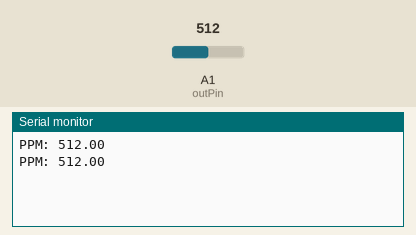
Bench run of a sketch on a simulated Arduino Uno, built with avr-gcc and run on an emulated ATmega328P. Parts: the last lines printed to the serial monitor. The test bench sets the inputs (shaded band); at power-on: A1 (outPin) = 512.

Above: at 1.8 s.
1.9 s: A1 (outPin) set to 716
At 2.6 s:
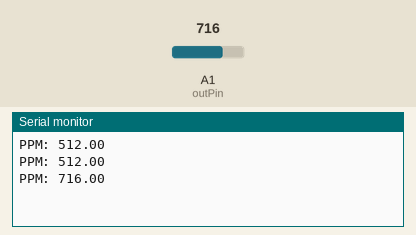
3.4 s: A1 (outPin) set to 900
At 4.8 s:
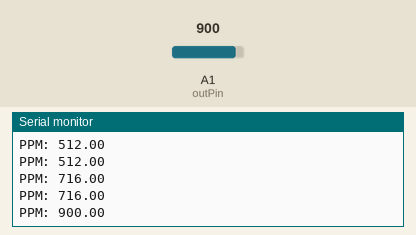
Timing chart, 0 to 6.4 s (numbered marks = the images above; inputs shaded):
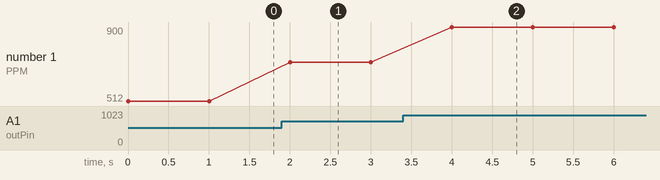

Measured:
- after the input at 1.9 s, the serial monitor: prints a new line after 0.10 s (image 1)
- after the input at 3.4 s, the serial monitor: prints a new line after 0.60 s (image 2)
- plotted number 1: 512 → 716 after the input at 1.9 s, 716 → 900 after the input at 3.4 s

The sketch:

Gas_Sensor.ino
```cpp
const int outPin = 15;
float gas;

void setup() {
  Serial.begin(9600);
  pinMode(outPin, INPUT);
}

void loop() {
  gas = analogRead(outPin);
  Serial.print("PPM: ");
  Serial.println(gas);
  delay(1000);
}
```
